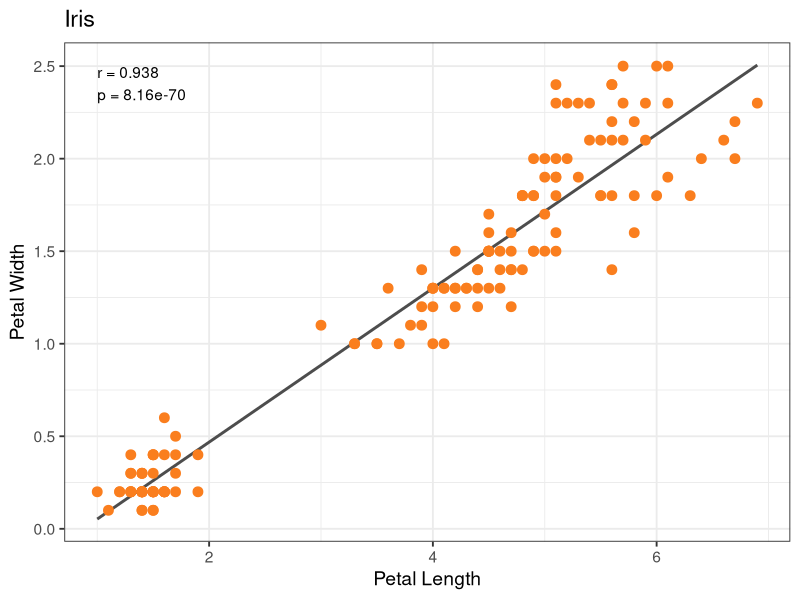
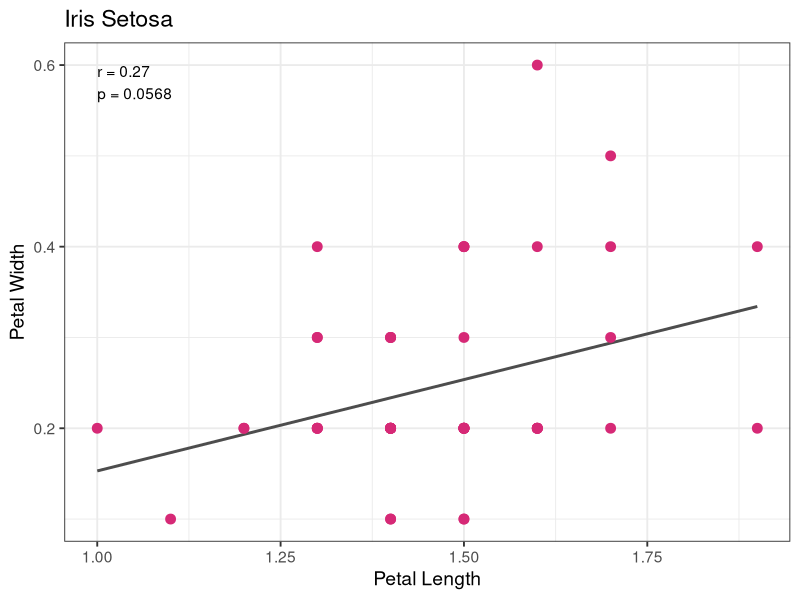
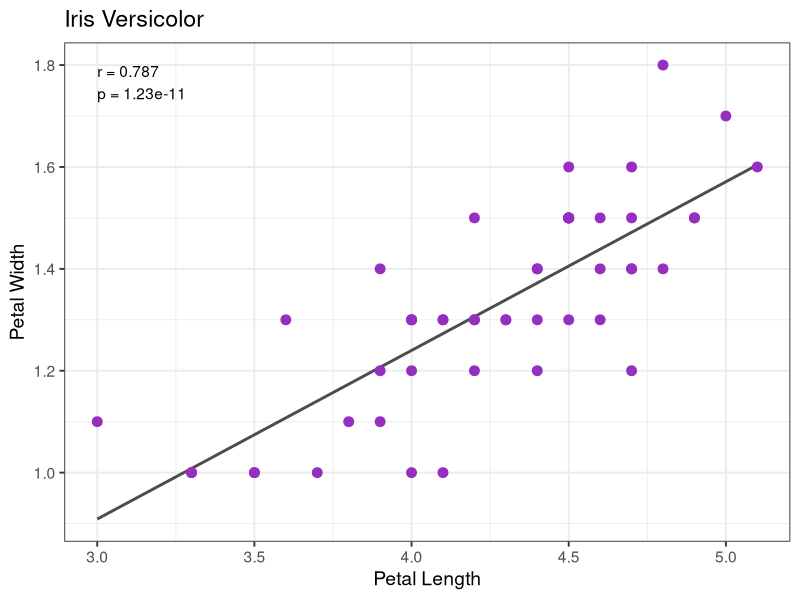
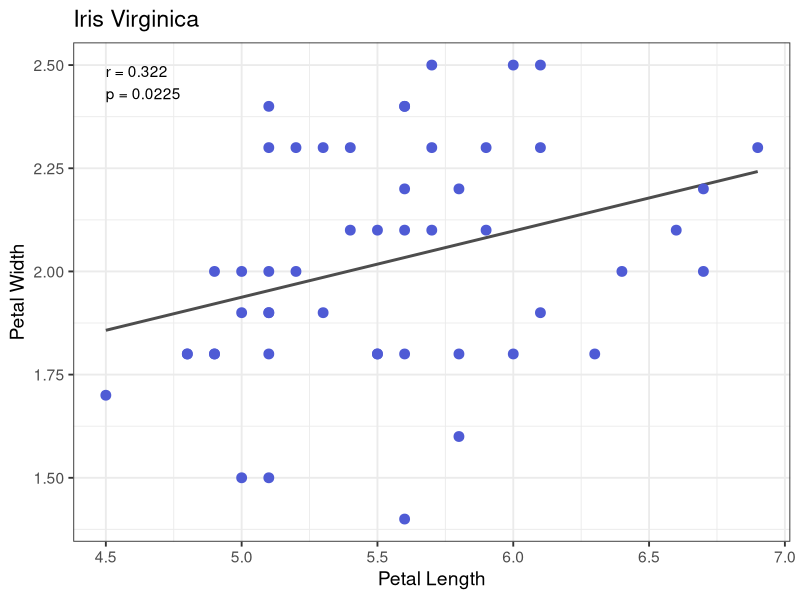
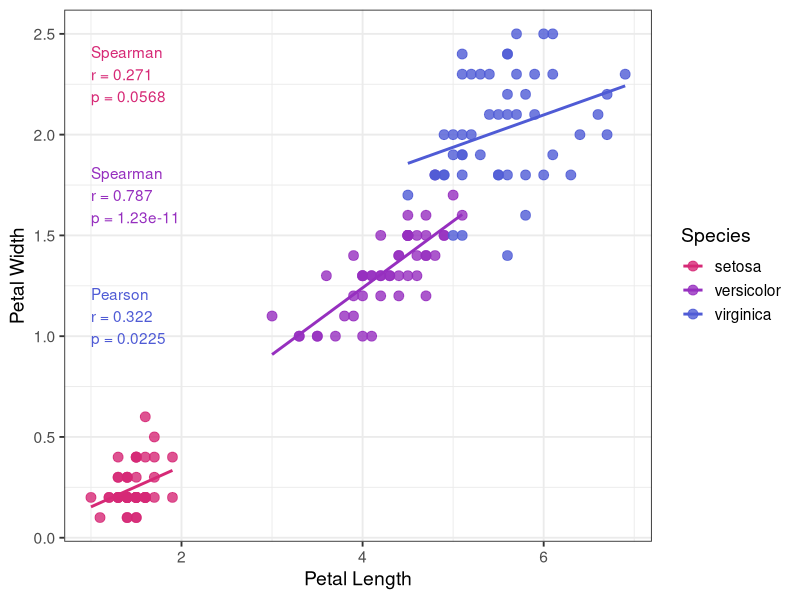
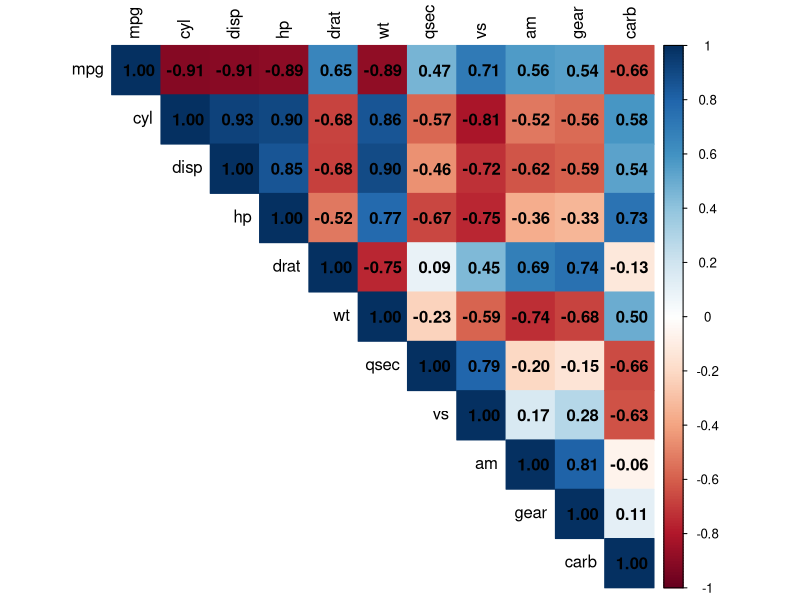
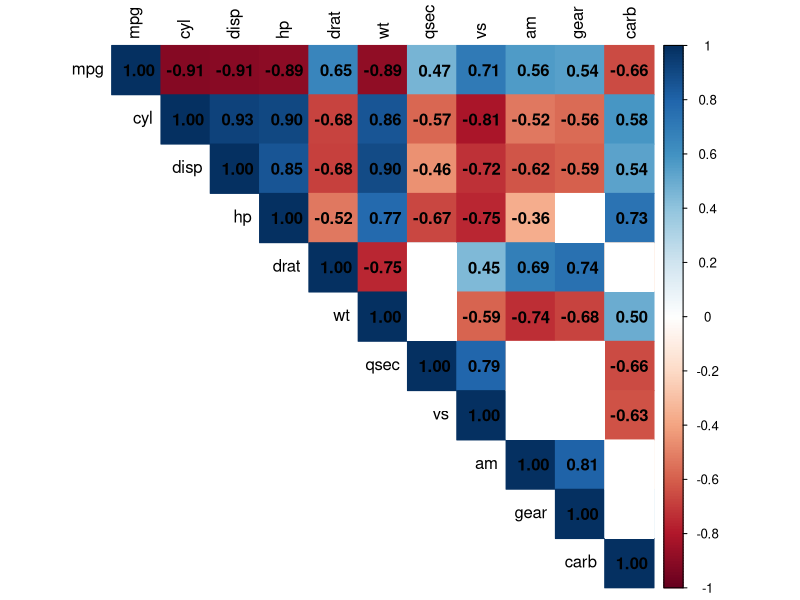
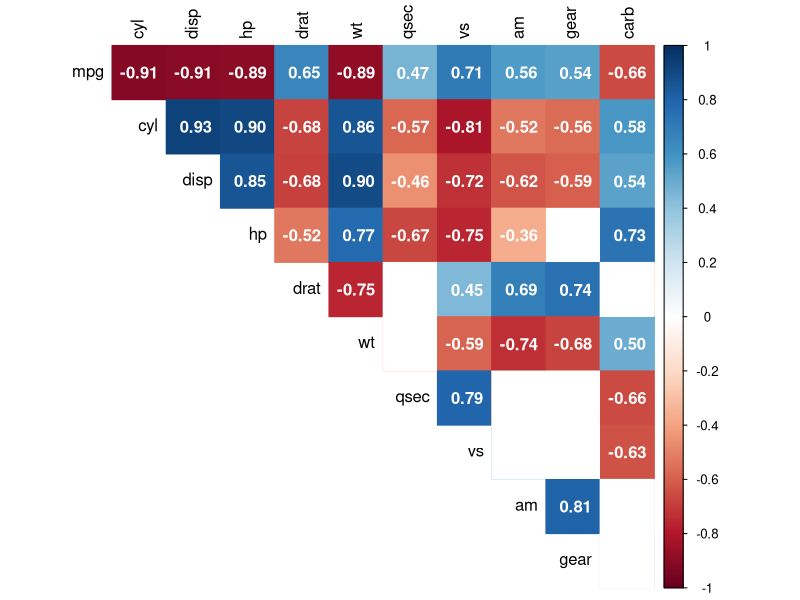

Generate these figures, in order, with R:
#######################################
# Paprastų koreliacijų pavyzdys #######
# Užkrauname built-in duomenų rinkinį #
#######################################
data(iris)
View(iris)

#####################################################################
# Perspėjamasis pavyzdys ############################################
# kodėl prieš atliekant koreliacinę analizę reikėtų atskirti grupes #
#####################################################################
# 1. Patikriname duomenų normalumą
shapiro.test(iris$Petal.Length)
shapiro.test(iris$Petal.Width)

# 2. Atliekame koreliacinę analizę
cor_iris <- cor.test(
  iris$Petal.Length,
  iris$Petal.Width,
  method = "spearman"
)
cor_iris

# 3. Nubrėžiame diagramą
if (!require("ggplot2")) install.packages("ggplot2")
if (!require("dplyr")) install.packages("dplyr")

library(ggplot2)
library(dplyr)

# Iris - pilno duomenų rinkinio koreliacinė analizė
label_iris <- paste0(
  "r = ", round(cor_iris$estimate, 3),
  "\np = ", signif(cor_iris$p.value, 3)
)

# Brėžiame diagramą
ggplot(iris, aes(Petal.Length, Petal.Width)) +
  geom_smooth(method = "lm", 
              se = FALSE, 
              color = "grey30",
              linewidth = 1) +
  geom_point(color = "#fa7e1e", size = 3) +
  annotate(
    "text",
    x = min(iris$Petal.Length),
    y = max(iris$Petal.Width),
    label = label_iris,
    hjust = 0, vjust = 1
  ) +
  labs(
    title = "Iris",
    x = "Petal Length",
    y = "Petal Width"
  ) +
  theme_bw(base_size = 14)

#######################################################
# Duomenų iš atskirų grupių negalima suplakti į vieną #
#######################################################

# 1. Sukuriame pogrupius (subsets)
iris_setosa <- subset(iris, Species == "setosa")
iris_versicolor <- subset(iris, Species == "versicolor")
iris_virginica <- subset(iris, Species == "virginica")

# 2. Patikriname duomenų normalumą pogrupiuose
shapiro.test(iris_setosa$Petal.Length)
shapiro.test(iris_versicolor$Petal.Length)
shapiro.test(iris_virginica$Petal.Length)

shapiro.test(iris_setosa$Petal.Width)
shapiro.test(iris_versicolor$Petal.Width)
shapiro.test(iris_virginica$Petal.Width)

# 3. Atliekame koreliacines analizes tarp žiedlapių ilgio ir pločio
# atskiruose pogrupiuose
cor_setosa <- cor.test(
  iris_setosa$Petal.Length,
  iris_setosa$Petal.Width,
  method = "spearman"
)
cor_setosa

cor_versicolor <- cor.test(
  iris_versicolor$Petal.Length,
  iris_versicolor$Petal.Width,
  method = "spearman"
)
cor_versicolor

cor_virginica <- cor.test(
  iris_virginica$Petal.Length,
  iris_virginica$Petal.Width,
  method = "pearson"
)
cor_virginica

# 4. Brėžiame sklaidos diagramas atskirai kiekvienai veislei
# Perspėjimas - tam, kad diagramų kodas veiktų,
# Prieš tai turi būti praleistas anksčiau esantis koreliacijų kodas
if (!require("ggplot2")) install.packages("ggplot2")
if (!require("dplyr")) install.packages("dplyr")

library(ggplot2)
library(dplyr)

# Setosa diagrama
label_setosa <- paste0(
  "r = ", round(cor_setosa$estimate, 2),
  "\np = ", signif(cor_setosa$p.value, 3)
)

ggplot(iris_setosa, aes(Petal.Length, Petal.Width)) +
  geom_smooth(method = "lm", 
              se = FALSE, 
              color = "grey30",
              linewidth = 1) +
  geom_point(color = "#d62976", size = 3) +
  annotate(
    "text",
    x = min(iris_setosa$Petal.Length),
    y = max(iris_setosa$Petal.Width),
    label = label_setosa,
    hjust = 0, vjust = 1
  ) +
  labs(
    title = "Iris Setosa",
    x = "Petal Length",
    y = "Petal Width"
  ) +
  theme_bw(base_size = 14)

# Versicolor diagrama
label_versicolor <- paste0(
  "r = ", round(cor_versicolor$estimate, 3),
  "\np = ", signif(cor_versicolor$p.value, 3)
)

ggplot(iris_versicolor, aes(Petal.Length, Petal.Width)) +
  geom_smooth(method = "lm", 
              se = FALSE, 
              color = "grey30",
              linewidth = 1) +
  geom_point(color = "#962fbf", size = 3) +
  annotate(
    "text",
    x = min(iris_versicolor$Petal.Length),
    y = max(iris_versicolor$Petal.Width),
    label = label_versicolor,
    hjust = 0, vjust = 1
  ) +
  labs(
    title = "Iris Versicolor",
    x = "Petal Length",
    y = "Petal Width"
  ) +
  theme_bw(base_size = 14)

# Virginica diagrama
label_virginica <- paste0(
  "r = ", round(cor_virginica$estimate, 3),
  "\np = ", signif(cor_virginica$p.value, 3)
)

ggplot(iris_virginica, aes(Petal.Length, Petal.Width)) +
  geom_smooth(method = "lm", 
              se = FALSE, 
              color = "grey30",
              linewidth = 1) +
  geom_point(color = "#4f5bd5", size = 3) +
  annotate(
    "text",
    x = min(iris_virginica$Petal.Length),
    y = max(iris_virginica$Petal.Width),
    label = label_virginica,
    hjust = 0, vjust = 1
  ) +
  labs(
    title = "Iris Virginica",
    x = "Petal Length",
    y = "Petal Width"
  ) +
  theme_bw(base_size = 14)

# 5. Brėžiame bendrą sklaidos diagramą visoms veislėms
# Perspėjimas - tam, kad diagramų kodas veiktų,
# Prieš tai turi būti praleistas anksčiau esantis koreliacijų kodas
library(ggplot2)
library(dplyr)

# Paruošiami aprašai iš turimų testų rezultatų
cor_labels <- data.frame(
  Species = c("setosa", "versicolor", "virginica"),
  label = c(
    paste0(
      "Spearman\nr = ", round(cor_setosa$estimate, 3),
      "\np = ", signif(cor_setosa$p.value, 3)
    ),
    paste0(
      "Spearman\nr = ", round(cor_versicolor$estimate, 3),
      "\np = ", signif(cor_versicolor$p.value, 3)
    ),
    paste0(
      "Pearson\nr = ", round(cor_virginica$estimate, 3),
      "\np = ", signif(cor_virginica$p.value, 3)
    )
  ),
  y = c(2.3, 1.7, 1.1)  # nurodomos teksto pozicijos
)

# Parenkamos spalvos
species_colors <- c(
  "setosa" = "#d62976",
  "versicolor" = "#962fbf",
  "virginica" = "#4f5bd5"
)

# Brėžiame bendrą grafiką
ggplot(iris, aes(Petal.Length, Petal.Width, color = Species)) +
  geom_point(size = 3, alpha = 0.8) +
  geom_smooth(method = "lm", 
              se = FALSE,
              linewidth = 1) +
  scale_color_manual(values = species_colors) +
  geom_text(
    data = cor_labels,
    aes(
      x = min(iris$Petal.Length),
      y = y,
      label = label,
      color = Species
    ),
    hjust = 0,
    show.legend = FALSE
  ) +
  labs(
    x = "Petal Length",
    y = "Petal Width",
    color = "Species"
  ) +
  theme_bw(base_size = 14)

#######################################
# Koreliacijų matricos pavyzdys #######
# Užkrauname built-in duomenų rinkinį #
#######################################
?mtcars
View(mtcars)
data(mtcars)
str(mtcars)
head(mtcars)

# Patikriname duomenų normalumą
shapiro.test(mtcars$mpg)
shapiro.test(mtcars$cyl)
shapiro.test(mtcars$disp)
shapiro.test(mtcars$hp)
shapiro.test(mtcars$drat)
shapiro.test(mtcars$wt)
shapiro.test(mtcars$qsec)
shapiro.test(mtcars$vs)
shapiro.test(mtcars$am)
shapiro.test(mtcars$gear)
shapiro.test(mtcars$carb)

# Atliekame statistinius testus ir sukuriam koreliacjų matricą
cor_matrix <- cor(
  mtcars,
  method = "spearman"
)

cor_matrix

cor_matrix_rounded <- round(cor_matrix, 3)

cor_matrix_rounded

# Naudojame write.csv funkciją tam, kad išsisaugotume rezultatus:
# (prisiminkite, kur jūsų darbinė direktorija - nusistatykite ją)
getwd()

write.csv(cor_matrix_rounded, "correlation_matrix_rho.csv", row.names = TRUE)

# Jeigu kompiuterio lokacijos nustatymai lietuviški
# ir csv reikšmės atskirtos ne kableliais, o kabliataškiais
# naudojame funkciją write.csv2

# p reikšmių koreliacijų matrica
cor_pvalues <- function(mat) {
  n <- ncol(mat)
  p_mat <- matrix(NA, n, n)
  colnames(p_mat) <- colnames(mat)
  rownames(p_mat) <- colnames(mat)
  
  for (i in 1:n) {
    for (j in 1:n) {
      test <- cor.test(mat[, i], mat[, j], method = "spearman")
      p_mat[i, j] <- test$p.value
    }
  }
  p_mat
}

p_matrix <- cor_pvalues(mtcars)

p_matrix

# Jeigu yra poreikis, galime suapvalinti p reikšmes
p_matrix_rounded <- round(p_matrix, 3)
p_matrix_rounded

# Naudojame write.csv funkciją tam, kad išsisaugotume rezultatus:
# (šiuo atveju išsaugomos nesuapvalintos p reikšmės)
write.csv(p_matrix, "correlation_matrix_p.csv", row.names = TRUE)

# Jeigu reikšmės atskirtos kabliataškiais
# naudojame write.csv2

# Koreliacijų matricos  vizualizacija
# 1. pilna koreliacijų matrica - rodomi visi rezultatai
if (!require("corrplot")) install.packages("corrplot")
library(corrplot)

corrplot(
  cor_matrix,
  method = "color",
  type = "upper",
  tl.col = "black",
  addCoef.col = "black",
  number.cex = 1
)

# 2. Pakoreguota koreliacijų matrica - rodomi tik
# statistiškai reikšmingi rezultatai
corrplot(
  cor_matrix,
  method = "color",
  type = "upper",
  tl.col = "black",
  addCoef.col = "black", # arba "white"
  number.cex = 1,
  p.mat = p_matrix,
  sig.level = 0.05,
  insig = "blank"
)

# 3. Pakoreguota koreliacijų matrica - išmetame įstrižainę,
# kur kintamieji lyginami patys su savimi
# ir pakeičiame šrifto spalvą
corrplot(
  cor_matrix,
  method = "color",
  type = "upper",
  tl.col = "black",
  addCoef.col = "white",
  number.cex = 1,
  p.mat = p_matrix,
  sig.level = 0.05,
  insig = "blank",
  diag = FALSE
)
